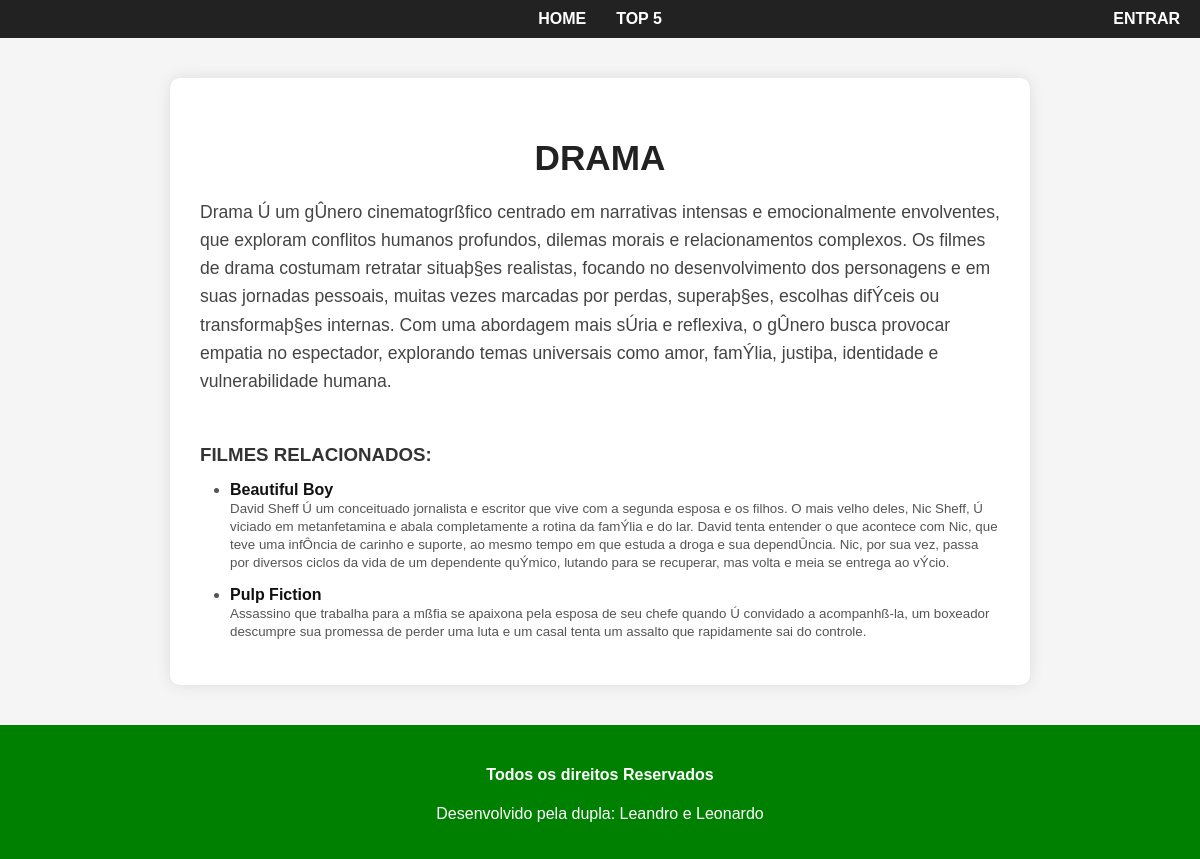
/genero/Drama, run on the app's committed database.
### main/models.py (models this page shows, shortened)
class Genero(models.Model):
    nome = models.CharField(max_length=100)
    descricao = models.TextField()

class Filme(models.Model):
    titulo = models.CharField(max_length=100)
    capa = models.ImageField(upload_to='capa_filmes')
    sinopse = models.TextField()
    direcao = models.ManyToManyField(Pessoa, blank=True, related_name='direcao')
    elenco = models.ManyToManyField(Pessoa, blank=True, related_name='elenco')
    genero = models.ManyToManyField(Genero)

### main/views.py (the view)
# urls.py: path('genero/<str:nome>', views.genero, name='genero'),
def genero(request, nome):
    genero = get_object_or_404(Genero, nome=unquote(nome))
    return render(request, 'main/genero.html', {'genero': genero})

### main/templates/main/genero.html (shortened to what this page needs)
{% extends 'main/base.html' %}
{% block content %}
<div class="genero-container">
    <div class="genero-card">
        <div class="genero-info">
            <h1>{{ genero.nome }}</h1>
            <p>{{ genero.descricao }}</p>
            <h3>Filmes relacionados:</h3>
            <ul class="filmes-lista">
                {% for filme in genero.filme_set.all %}
                <li>
                    <strong>{{ filme.titulo }}</strong><br>
                    <small>{{ filme.sinopse }}</small>
                </li>
                {% empty %}
                <li>Nenhum filme cadastrado para este gênero.</li>
                {% endfor %}
            </ul>
        </div>
    </div>
</div>
{% endblock %}

### main/static/main/css/style.css (style rules this page uses)
body { font-family: Arial, sans-serif; margin: 0; padding: 0; background-color: #f5f5f5; }
h1 { text-align: center; margin: 30px 0; text-transform: uppercase; color: #333; }
.genero-container { display: flex; justify-content: center; padding: 40px 20px; background-color: #f5f5f5; min-height: 70vh; }
.genero-card { display: flex; flex-direction: column; align-items: center; background-color: white; border-radius: 10px; box-shadow: 0 0 15px rgba(0,0,0,0.1); max-width: 800px; padding: 30px; text-align: center; }
.genero-info h1 { margin-bottom: 20px; color: #222; text-transform: uppercase; font-size: 2.2rem; }
.genero-info p { font-size: 1.1rem; color: #444; line-height: 1.6; max-width: 600px; margin: 0 auto 30px auto; }
.genero-info h3 { color: #333; margin-bottom: 15px; text-transform: uppercase; }
.filmes-lista { list-style-type: disc; padding-left: 20px; text-align: left; max-width: 600px; margin: 0 auto; }
.filmes-lista li { margin-bottom: 15px; font-size: 1rem; color: #555; }
.filmes-lista li strong { color: #111; font-weight: bold; }
@media (min-width: 768px) { .genero-card { flex-direction: row; text-align: left; gap: 40px; } }
@media (min-width: 768px) { .genero-info { flex: 1; display: flex; flex-direction: column; justify-content: center; } }
@media (min-width: 768px) { .genero-info p { max-width: 100%; margin: 0 0 30px 0; } }
@media (min-width: 768px) { .filmes-lista { max-width: 100%; padding-left: 30px; } }

### data on the page
Genero: nome "DRAMA", descricao "Drama Ú um gÛnero cinematogrßfico centrado em narrativas intensas e emocionalmente envolventes, que exploram conflitos humanos profundos, dilemas morais e relacionamentos complexos. Os filmes de drama costumam retratar situaþ§es realistas, focando no desenvolvimento dos personagens e em suas jornadas pessoais, muitas vezes marcadas por perdas, superaþ§es, escolhas difÝceis ou transformaþ§es internas. Com uma abordagem mais sÚria e reflexiva, o gÛnero busca provocar empatia no espectador, explorando temas universais como amor, famÝlia, justiþa, identidade e vulnerabilidade humana."
Filme: titulo "Beautiful Boy", sinopse "David Sheff Ú um conceituado jornalista e escritor que vive com a segunda esposa e os filhos. O mais velho deles, Nic Sheff, Ú viciado em metanfetamina e abala completamente a rotina da famÝlia e do lar. David tenta entender o que acontece com Nic, que teve uma infÔncia de carinho e suporte, ao mesmo tempo em que estuda a droga e sua dependÛncia. Nic, por sua vez, passa por diversos ciclos da vida de um dependente quÝmico, lutando para se recuperar, mas volta e meia se entrega ao vÝcio."
Filme: titulo "Pulp Fiction", sinopse "Assassino que trabalha para a mßfia se apaixona pela esposa de seu chefe quando Ú convidado a acompanhß-la, um boxeador descumpre sua promessa de perder uma luta e um casal tenta um assalto que rapidamente sai do controle."
